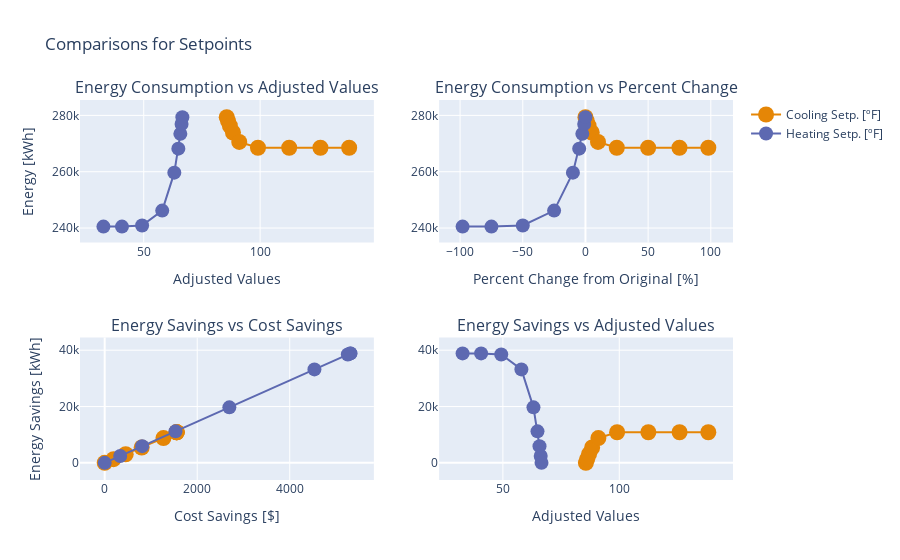
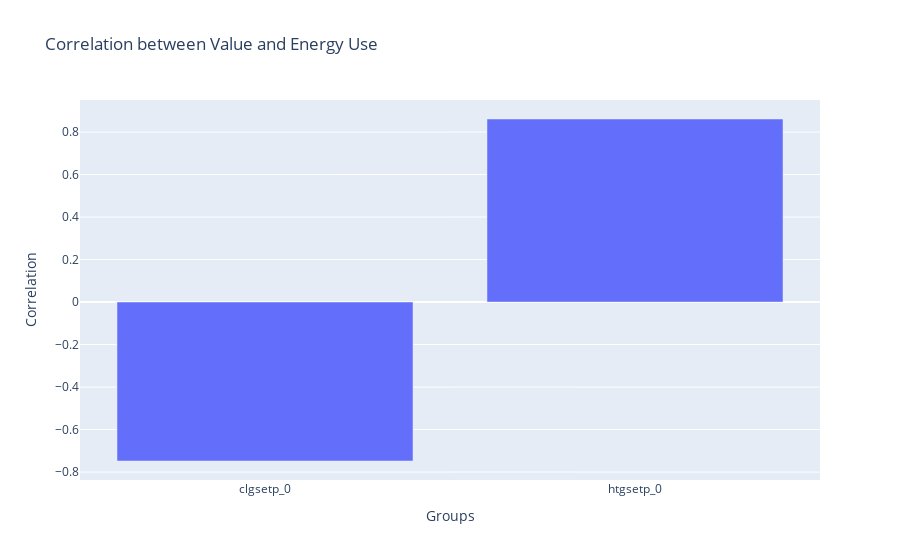

Notebook cell for these charts, in order:
### Markdown cell above
# Setpoints

### Code cell
data = get_group("Setpoints", False)
four_compare(data[0], data[1], data[2], data[3])
correlations(data[1], data[2])

### Figure 1 — Plotly figure (JSON) as saved in the notebook; plotly's stock layout.template omitted (floating-point values rounded to 4 significant figures)
{"data": [{"legendgroup": "Groups", "line": {"color": "rgb(229, 134, 6)"}, "marker": {"size": 16.0}, "mode": "lines+markers", "name": "Cooling Setp. [ºF]", "showlegend": true, "type": "scatter", "x": [85.67, 86.2, 87.01, 88.35, 91.03, 99.08, 112.5, 138.3, 125.9], "xaxis": "x", "y": [279400.0, 278100.0, 276300.0, 273900.0, 270600.0, 268500.0, 268500.0, 268500.0, 268500.0], "yaxis": "y"}, {"legendgroup": "Groups", "line": {"color": "rgb(93, 105, 177)"}, "marker": {"size": 14.0}, "mode": "lines+markers", "name": "Heating Setp. [ºF]", "showlegend": true, "type": "scatter", "x": [32.69, 40.65, 49.3, 57.95, 63.14, 64.87, 65.74, 66.25, 66.6], "xaxis": "x", "y": [240500.0, 240500.0, 240900.0, 246200.0, 259700.0, 268200.0, 273500.0, 276900.0, 279400.0], "yaxis": "y"}, {"legendgroup": "Groups", "line": {"color": "rgb(229, 134, 6)"}, "marker": {"size": 16.0}, "mode": "lines+markers", "name": "clgsetp_0", "showlegend": false, "type": "scatter", "x": [0, 1, 2.5, 5, 10, 25, 50, 98, 75], "xaxis": "x2", "y": [279400.0, 278100.0, 276300.0, 273900.0, 270600.0, 268500.0, 268500.0, 268500.0, 268500.0], "yaxis": "y2"}, {"legendgroup": "Groups", "line": {"color": "rgb(93, 105, 177)"}, "marker": {"size": 14.0}, "mode": "lines+markers", "name": "htgsetp_0", "showlegend": false, "type": "scatter", "x": [-98, -75, -50, -25, -10, -5, -2.5, -1, 0], "xaxis": "x2", "y": [240500.0, 240500.0, 240900.0, 246200.0, 259700.0, 268200.0, 273500.0, 276900.0, 279400.0], "yaxis": "y2"}, {"legendgroup": "Groups", "line": {"color": "rgb(229, 134, 6)"}, "marker": {"size": 16.0}, "mode": "lines+markers", "name": "clgsetp_0", "showlegend": false, "type": "scatter", "x": [0, 191.6, 454.0, 799.3, 1270.0, 1556.0, 1556.0, 1556.0, 1556.0], "xaxis": "x3", "y": [0, 1302.0, 3065.0, 5467.0, 8794.0, 10870.0, 10870.0, 10870.0, 10870.0], "yaxis": "y3"}, {"legendgroup": "Groups", "line": {"color": "rgb(93, 105, 177)"}, "marker": {"size": 14.0}, "mode": "lines+markers", "name": "htgsetp_0", "showlegend": false, "type": "scatter", "x": [5312.0, 5311.0, 5256.0, 4534.0, 2695.0, 1530.0, 810.3, 334.7, 0], "xaxis": "x3", "y": [38870.0, 38870.0, 38460.0, 33180.0, 19720.0, 11200.0, 5930.0, 2449.0, 0], "yaxis": "y3"}, {"legendgroup": "Groups", "line": {"color": "rgb(229, 134, 6)"}, "marker": {"size": 16.0}, "mode": "lines+markers", "name": "clgsetp_0", "showlegend": false, "type": "scatter", "x": [85.67, 86.2, 87.01, 88.35, 91.03, 99.08, 112.5, 138.3, 125.9], "xaxis": "x4", "y": [0, 1302.0, 3065.0, 5467.0, 8794.0, 10870.0, 10870.0, 10870.0, 10870.0], "yaxis": "y4"}, {"legendgroup": "Groups", "line": {"color": "rgb(93, 105, 177)"}, "marker": {"size": 14.0}, "mode": "lines+markers", "name": "htgsetp_0", "showlegend": false, "type": "scatter", "x": [32.69, 40.65, 49.3, 57.95, 63.14, 64.87, 65.74, 66.25, 66.6], "xaxis": "x4", "y": [38870.0, 38870.0, 38460.0, 33180.0, 19720.0, 11200.0, 5930.0, 2449.0, 0], "yaxis": "y4"}], "layout": {"annotations": [{"font": {"size": 16}, "showarrow": false, "text": "Energy Consumption vs Adjusted Values", "x": 0.225, "xanchor": "center", "xref": "paper", "y": 1, "yanchor": "bottom", "yref": "paper"}, {"font": {"size": 16}, "showarrow": false, "text": "Energy Consumption vs Percent Change", "x": 0.775, "xanchor": "center", "xref": "paper", "y": 1, "yanchor": "bottom", "yref": "paper"}, {"font": {"size": 16}, "showarrow": false, "text": "Energy Savings vs Cost Savings", "x": 0.225, "xanchor": "center", "xref": "paper", "y": 0.375, "yanchor": "bottom", "yref": "paper"}, {"font": {"size": 16}, "showarrow": false, "text": "Energy Savings vs Adjusted Values", "x": 0.775, "xanchor": "center", "xref": "paper", "y": 0.375, "yanchor": "bottom", "yref": "paper"}], "title": {"text": "Comparisons for Setpoints"}, "xaxis": {"anchor": "y", "domain": [0, 0.45], "title": {"text": "Adjusted Values"}}, "xaxis2": {"anchor": "y2", "domain": [0.55, 1], "title": {"text": "Percent Change from Original [%]"}}, "xaxis3": {"anchor": "y3", "domain": [0, 0.45], "title": {"text": "Cost Savings [$]"}}, "xaxis4": {"anchor": "y4", "domain": [0.55, 1], "title": {"text": "Adjusted Values"}}, "yaxis": {"anchor": "x", "domain": [0.625, 1], "title": {"text": "Energy [kWh]"}}, "yaxis2": {"anchor": "x2", "domain": [0.625, 1]}, "yaxis3": {"anchor": "x3", "domain": [0, 0.375], "title": {"text": "Energy Savings [kWh]"}}, "yaxis4": {"anchor": "x4", "domain": [0, 0.375]}}}

### Figure 2 — Plotly figure (JSON) as saved in the notebook; plotly's stock layout.template omitted (floating-point values rounded to 4 significant figures)
{"data": [{"type": "bar", "x": ["clgsetp_0", "htgsetp_0"], "y": [-0.7479, 0.8614]}], "layout": {"title": {"text": "Correlation between Value and Energy Use"}, "xaxis": {"title": {"text": "Groups"}}, "yaxis": {"title": {"text": "Correlation"}}}}
